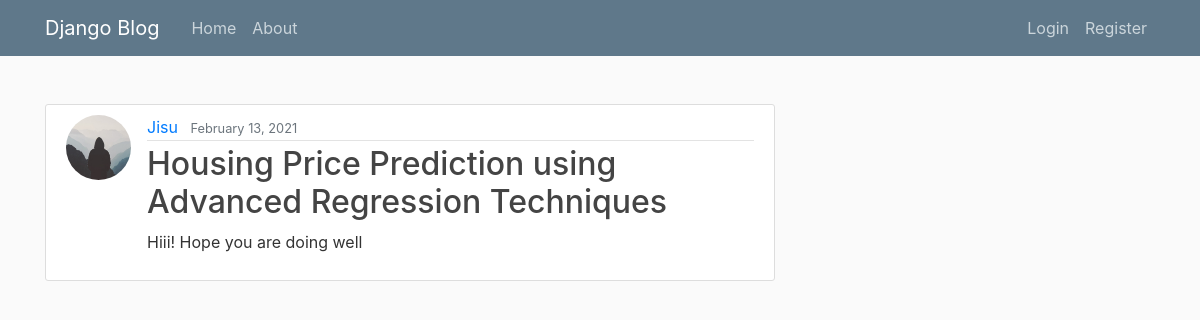
The page / on the database its author committed.
### blog/models.py (models this page shows, shortened)
class Post(models.Model):
    title = models.CharField(max_length=100)
    content = models.TextField()
    date_posted = models.DateTimeField(default=timezone.now)
    author = models.ForeignKey(User, on_delete=models.CASCADE)

### users/models.py (models this page shows, shortened)
class Profile(models.Model):
    user = models.OneToOneField(User, on_delete=models.CASCADE)
    image = models.ImageField(default='default.jpg', upload_to='profile_pics')

### blog/views.py (the view)
# urls.py: path('', PostListView.as_view(), name='blog-home'),
class PostListView(ListView):
    model = Post
    template_name = 'blog/home.html'  # <app>/<model>_<viewtype>.html
    context_object_name = 'posts'
    ordering = ['-date_posted']
    paginate_by = 5

### blog/templates/blog/home.html
{% extends "blog/base.html" %}
{% block content %}
    {% for post in posts %}
        <article class="media content-section">
          <img class="rounded-circle article-img" src="{{ post.author.profile.image.url }}">
          <div class="media-body">
            <div class="article-metadata">
              <a class="mr-2" href="{% url 'user-posts' post.author.username %}">{{ post.author }}</a>
              <small class="text-muted">{{ post.date_posted|date:"F d, Y" }}</small>
            </div>
            <h2><a class="article-title" href="{% url 'post-detail' post.id %}">{{ post.title }}</a></h2>
            <p class="article-content">{{ post.content }}</p>
          </div>
        </article>
    {% endfor %}
{% endblock content %}

### blog/templates/blog/base.html (shortened to what this page needs)
﻿{% load static %}
<!DOCTYPE html>
<html>
<head>
    <link rel="stylesheet" href="https://maxcdn.bootstrapcdn.com/bootstrap/4.0.0/css/bootstrap.min.css">
    <link rel="stylesheet" type="text/css" href="{% static 'blog/main.css' %}">
</head>
<body>
    <header class="site-header">
      <nav class="navbar navbar-expand-md navbar-dark bg-steel fixed-top">
        <div class="container">
          <a class="navbar-brand mr-4" href="{% url 'blog-home' %}">Django Blog</a>
          <div class="collapse navbar-collapse" id="navbarToggle">
            <div class="navbar-nav mr-auto">
              <a class="nav-item nav-link" href="{% url 'blog-home' %}">Home</a>
              <a class="nav-item nav-link" href="{% url 'blog-about' %}">About</a>
            </div>
            <div class="navbar-nav">
                {% if user.is_authenticated %}
                <a class="nav-item nav-link" href="{% url 'blog-news' %}">News</a>
                <a class="nav-item nav-link" href="{% url 'post-create' %}">New Post</a>
                <a class="nav-item nav-link" href="{% url 'profile' %}">Profile</a>
                <a class="nav-item nav-link" href="{% url 'logout' %}">Logout</a>
                {% else %}
                <a class="nav-item nav-link" href="{% url 'login' %}">Login</a>
                <a class="nav-item nav-link" href="{% url 'register' %}">Register</a>
                {% endif %}
            </div>
          </div>
        </div>
      </nav>
    </header>
    <main role="main" class="container">
      <div class="row">
        <div class="col-md-8">
          {% block content %}{% endblock %}
        </div>
      </div>
    </main>
</body>
</html>

### blog/static/blog/main.css (style rules this page uses)
body { background: #fafafa; color: #333333; margin-top: 5rem; }
h1, h2, h3, h4, h5, h6 { color: #444444; }
.bg-steel { background-color: #5f788a; }
.site-header .navbar-nav .nav-link { color: #cbd5db; }
.content-section { background: #ffffff; padding: 10px 20px; border: 1px solid #dddddd; border-radius: 3px; margin-bottom: 20px; }
.article-title { color: #444444; }
.article-content { white-space: pre-line; }
.article-img { height: 65px; width: 65px; margin-right: 16px; }
.article-metadata { padding-bottom: 1px; margin-bottom: 4px; border-bottom: 1px solid #e3e3e3 }

### rows shown on the page
Post: author.profile.image (placeholder picture), author "Jisu", date_posted "February 13, 2021", title "Housing Price Prediction using Advanced Regression Techniques", content "Hiii! Hope you are doing well"
